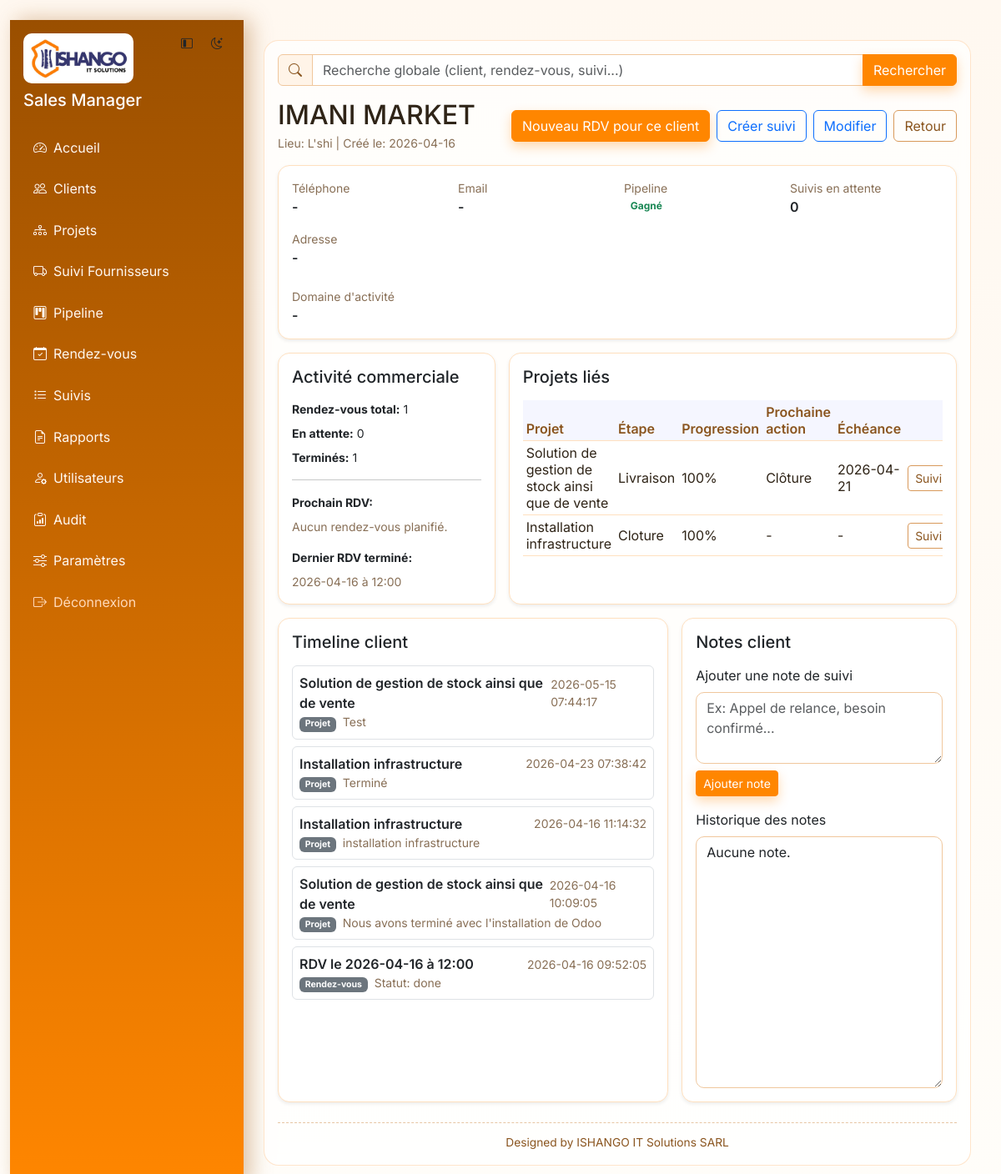
The page /clients/19 (signed in) on the database its author committed.
### tables this page shows
CREATE TABLE app_settings (

            key TEXT PRIMARY KEY,

            value TEXT NOT NULL

        );

CREATE TABLE clients (
            id INTEGER PRIMARY KEY AUTOINCREMENT,
            name TEXT NOT NULL,
            company TEXT,
            phone TEXT,
            email TEXT,
            notes TEXT,
            created_at TEXT DEFAULT CURRENT_TIMESTAMP
        , pipeline_stage TEXT NOT NULL DEFAULT 'prospect', location TEXT, address TEXT, activity_domain TEXT);

CREATE TABLE appointments (
            id INTEGER PRIMARY KEY AUTOINCREMENT,
            client_id INTEGER NOT NULL,
            date TEXT NOT NULL,
            time TEXT NOT NULL,
            location TEXT,
            notes TEXT,
            status TEXT NOT NULL DEFAULT 'pending',
            created_at TEXT DEFAULT CURRENT_TIMESTAMP,
            FOREIGN KEY(client_id) REFERENCES clients(id) ON DELETE CASCADE
        );

CREATE TABLE projects (
            id INTEGER PRIMARY KEY AUTOINCREMENT,
            title TEXT NOT NULL,
            client_id INTEGER,
            owner_name TEXT,
            assignee_type TEXT NOT NULL DEFAULT 'technicien',
            status TEXT NOT NULL DEFAULT 'en_cours',
            priority TEXT NOT NULL DEFAULT 'moyenne',
            progress INTEGER NOT NULL DEFAULT 0,
            next_action TEXT,
            due_date TEXT,
            notes TEXT,
            created_at TEXT DEFAULT CURRENT_TIMESTAMP, assignee_name TEXT, stage TEXT NOT NULL DEFAULT 'cadrage',
            FOREIGN KEY(client_id) REFERENCES clients(id) ON DELETE SET NULL
        );

### routes/clients.py (the view)
@clients_bp.route("/<int:client_id>")
@permission_required("clients.view")
def client_detail(client_id):
    client = query_one("SELECT * FROM clients WHERE id = ?", (client_id,))
    if not client:
        flash("Client introuvable.", "danger")
        return redirect(url_for("clients.list_clients"))
    client_label = (client["company"] or client["name"] or "").strip()
    appt_stats = query_one(
        """
        SELECT
          COUNT(*) AS total_appointments,
          SUM(CASE WHEN status = 'pending' THEN 1 ELSE 0 END) AS pending_appointments,
          SUM(CASE WHEN status = 'done' THEN 1 ELSE 0 END) AS done_appointments
        FROM appointments
        WHERE client_id = ?
        """,
        (client_id,),
    )
    next_appointment = query_one(
        """
        SELECT *
        FROM appointments
        WHERE client_id = ?
          AND status = 'pending'
          AND date(date) >= date('now')
        ORDER BY date(date) ASC, time ASC
        LIMIT 1
        """,
        (client_id,),
    )
    last_done_appointment = query_one(
        """
        SELECT *
        FROM appointments
        WHERE client_id = ?
          AND status = 'done'
        ORDER BY date(date) DESC, time DESC
        LIMIT 1
        """,
        (client_id,),
    )
    pending_tracking = query_one(
        """
        SELECT COUNT(*) AS total
        FROM tracking_items ti
        WHERE ti.status = 'pending'
          AND (
            (
              ti.source_type IN ('appointment', 'followup')
              AND EXISTS (
                SELECT 1 FROM appointments a
                WHERE a.id = ti.source_id AND a.client_id = ?
              )
            )
            OR lower(COALESCE(ti.context_label, '')) = lower(?)
          )
        """,
        (client_id, client_label),
    )
    projects = query_all(
        """
        SELECT id, title, status, stage, progress, next_action, due_date, priority
        FROM projects
        WHERE client_id = ?
        ORDER BY
          CASE priority
            WHEN 'critique' THEN 1
            WHEN 'haute' THEN 2
            WHEN 'moyenne' THEN 3
            ELSE 4
          END,
          due_date ASC,
          created_at DESC
        """,
        (client_id,),
    )
    timeline = query_all(
        """
        SELECT *
        FROM (
          SELECT
            a.created_at AS event_at,
            'Rendez-vous' AS event_type,
            ('RDV le ' || COALESCE(a.date, '-') || ' à ' || COALESCE(a.time, '-')) AS title,
            ('Statut: ' || COALESCE(a.status, '-')) AS details
          FROM appointments a
          WHERE a.client_id = ?
          UNION ALL
          SELECT
            pu.created_at AS event_at,
            'Projet' AS event_type,
            p.title AS title,
            pu.summary AS details
          FROM project_updates pu
          JOIN projects p ON p.id = pu.project_id
          WHERE p.client_id = ?
          UNION ALL
          SELECT
            ti.created_at AS event_at,
            'Suivi' AS event_type,
            ti.title AS title,
            COALESCE(ti.notes, ti.context_label, '-') AS details
          FROM tracking_items ti
          WHERE lower(COALESCE(ti.context_label, '')) = lower(?)
        )
        ORDER BY datetime(event_at) DESC
        LIMIT 30
        """,
        (client_id, client_id, client_label),
    )
    return render_template(
        "client_detail.html",
        client=client,
        stage_labels=STAGE_LABELS,
        appt_stats=appt_stats or {},
        next_appointment=next_appointment,
        last_done_appointment=last_done_appointment,
        pending_tracking=(pending_tracking["total"] if pending_tracking else 0),
        projects=projects,
        timeline=timeline,
    )

### templates/client_detail.html (shortened to what this page needs)
{% extends "base.html" %}
{% block content %}
<div class="d-flex justify-content-between align-items-center mb-3">
  <div>
    <h2 class="mb-1">{{ client.company or client.name }}</h2>
    <div class="text-muted small">
      Lieu: {{ client.location or "-" }} | Créé le: {{ (client.created_at or "-")[:10] if client.created_at else "-" }}
    </div>
  </div>
  <div class="d-flex gap-2">
    <a href="{{ url_for('appointments.create_appointment', client_id=client.id, return_to=url_for('clients.client_detail', client_id=client.id)) }}" class="btn btn-primary">Nouveau RDV pour ce client</a>
    <a href="{{ url_for('followups.create_followup', context_label=(client.company or client.name), title='Suivi client - ' ~ (client.company or client.name), return_to=url_for('clients.client_detail', client_id=client.id)) }}" class="btn btn-outline-primary">Créer suivi</a>
    <a href="{{ url_for('clients.edit_client', client_id=client.id) }}" class="btn btn-outline-primary">Modifier</a>
    <a href="{{ url_for('clients.list_clients') }}" class="btn btn-outline-secondary">Retour</a>
  </div>
</div>
<div class="card shadow-sm mb-3">
  <div class="card-body">
    <div class="row g-3">
      <div class="col-md-3">
        <div class="text-muted small">Téléphone</div>
        <div class="fw-semibold">{{ client.phone or "-" }}</div>
      </div>
      <div class="col-md-3">
        <div class="text-muted small">Email</div>
        <div class="fw-semibold">{{ client.email or "-" }}</div>
      </div>
      <div class="col-md-3">
        <div class="text-muted small">Pipeline</div>
        <div>
          <span class="badge text-bg-success-subtle text-success">{{ stage_labels.get(client.pipeline_stage, client.pipeline_stage) }}</span>
        </div>
      </div>
      <div class="col-md-3">
        <div class="text-muted small">Suivis en attente</div>
        <div class="fw-semibold">{{ pending_tracking }}</div>
      </div>
      <div class="col-12">
        <div class="text-muted small">Adresse</div>
        <div class="fw-semibold mb-2">{{ client.address or "-" }}</div>
      </div>
      <div class="col-12">
        <div class="text-muted small">Domaine d'activité</div>
        <div class="fw-semibold">{{ client.activity_domain or "-" }}</div>
      </div>
    </div>
  </div>
</div>
<div class="row g-3 mb-3">
  <div class="col-lg-4">
    <div class="card shadow-sm h-100">
      <div class="card-body">
        <h5 class="mb-3">Activité commerciale</h5>
        <div class="small mb-2"><strong>Rendez-vous total:</strong> {{ appt_stats.total_appointments or 0 }}</div>
        <div class="small mb-2"><strong>En attente:</strong> {{ appt_stats.pending_appointments or 0 }}</div>
        <div class="small mb-2"><strong>Terminés:</strong> {{ appt_stats.done_appointments or 0 }}</div>
        <hr>
        <div class="small mb-2"><strong>Prochain RDV:</strong></div>
        {% if next_appointment %}
        <div class="small text-muted">{{ next_appointment.date }} à {{ next_appointment.time }}{% if next_appointment.location %} | {{ next_appointment.location }}{% endif %}</div>
        {% else %}
        <div class="small text-muted">Aucun rendez-vous planifié.</div>
        {% endif %}
        <div class="small mt-3 mb-2"><strong>Dernier RDV terminé:</strong></div>
        {% if last_done_appointment %}
        <div class="small text-muted">{{ last_done_appointment.date }} à {{ last_done_appointment.time }}</div>
        {% else %}
        <div class="small text-muted">Aucun rendez-vous terminé.</div>
        {% endif %}
      </div>
    </div>
  </div>
  <div class="col-lg-8">
    <div class="card shadow-sm h-100">
      <div class="card-body">
        <h5 class="mb-3">Projets liés</h5>
        <div class="table-responsive">
          <table class="table table-sm align-middle mb-0">
            <thead><tr><th>Projet</th><th>Étape</th><th>Progression</th><th>Prochaine action</th><th>Échéance</th><th></th></tr></thead>
            <tbody>
              {% for p in projects %}
              <tr>
                <td>{{ p.title }}</td>
                <td>{{ p.stage|replace('_', ' ')|title }}</td>
                <td>{{ p.progress }}%</td>
                <td>{{ p.next_action or "-" }}</td>
                <td>{{ p.due_date or "-" }}</td>
                <td class="text-end"><a href="{{ url_for('projects.project_detail', project_id=p.id) }}" class="btn btn-sm btn-outline-secondary">Suivi</a></td>
              </tr>
              {% else %}
              <tr><td colspan="6" class="text-muted">Aucun projet lié.</td></tr>
              {% endfor %}
            </tbody>
          </table>
        </div>
      </div>
    </div>
  </div>
</div>
<div class="row g-3">
  <div class="col-lg-7">
    <div class="card shadow-sm h-100">
      <div class="card-body">
        <h5 class="mb-3">Timeline client</h5>
        <div class="vstack gap-2">
          {% for e in timeline %}
          <div class="border rounded p-2">
            <div class="d-flex justify-content-between align-items-center">
              <div class="fw-semibold">{{ e.title }}</div>
              <div class="small text-muted">{{ e.event_at }}</div>
            </div>
            <div class="small">
              <span class="badge text-bg-secondary">{{ e.event_type }}</span>
              <span class="text-muted ms-1">{{ e.details or "-" }}</span>
            </div>
          </div>
          {% else %}
          <div class="text-muted">Aucun événement pour ce client.</div>
          {% endfor %}
        </div>
      </div>
    </div>
  </div>
  <div class="col-lg-5">
    <div class="card shadow-sm h-100">
      <div class="card-body">
        <h5 class="mb-3">Notes client</h5>
        <form method="post" action="{{ url_for('clients.add_client_note', client_id=client.id) }}" class="mb-3">
          <label class="form-label">Ajouter une note de suivi</label>
          <textarea name="note_text" rows="3" class="form-control" placeholder="Ex: Appel de relance, besoin confirmé..."></textarea>
          <button class="btn btn-primary btn-sm mt-2">Ajouter note</button>
        </form>
        <label class="form-label">Historique des notes</label>
        <textarea class="form-control" rows="12" readonly>{{ client.notes or "Aucune note." }}</textarea>
      </div>
    </div>
  </div>
</div>
{% endblock %}

### templates/base.html (shortened to what this page needs)
﻿<!doctype html>
<html lang="fr" data-theme="{{ default_theme }}">
  <head>
    <link href="https://cdn.jsdelivr.net/npm/bootstrap@5.3.3/dist/css/bootstrap.min.css" rel="stylesheet">
    <link href="https://cdn.jsdelivr.net/npm/bootstrap-icons@1.11.3/font/bootstrap-icons.min.css" rel="stylesheet">
    <link href="{{ url_for('static', filename='css/styles.css') }}" rel="stylesheet">
  </head>
  <body>
    {% if session.get('user_id') %}
      <div class="container-fluid">
        <div class="app-layout min-vh-100">
          <aside id="appSidebar" class="sidebar p-3">
            <div class="d-flex justify-content-between align-items-start mb-4 gap-2">
              <div class="sidebar-brand">
                <img src="{{ url_for('static', filename='img/ishango-logo.png') }}" alt="Ishango" class="brand-logo mb-2">
                <h5 class="text-white mb-0 brand-title">{{ app_name }}</h5>
              </div>
              <div class="d-flex gap-1">
                <button id="sidebarToggle" class="btn btn-sm btn-light-subtle" type="button" title="Menu">
                  <i class="bi bi-layout-sidebar-inset"></i>
                </button>
                <button id="themeToggle" class="btn btn-sm btn-light-subtle" type="button" title="Thème">
                  <i class="bi bi-moon-stars"></i>
                </button>
              </div>
            </div>
            <nav class="nav flex-column gap-2">
              <a class="nav-link" href="{{ url_for('dashboard.home') }}"><i class="bi bi-speedometer2 me-2"></i><span class="link-text">Accueil</span></a>
              <a class="nav-link" href="{{ url_for('clients.list_clients') }}"><i class="bi bi-people me-2"></i><span class="link-text">Clients</span></a>
              <a class="nav-link" href="{{ url_for('projects.list_projects') }}"><i class="bi bi-diagram-3 me-2"></i><span class="link-text">Projets</span></a>
              <a class="nav-link" href="{{ url_for('suppliers.list_suppliers') }}"><i class="bi bi-truck me-2"></i><span class="link-text">Suivi Fournisseurs</span></a>
              <a class="nav-link" href="{{ url_for('pipeline.board') }}"><i class="bi bi-kanban me-2"></i><span class="link-text">Pipeline</span></a>
              <a class="nav-link" href="{{ url_for('appointments.list_appointments') }}"><i class="bi bi-calendar-check me-2"></i><span class="link-text">Rendez-vous</span></a>
              <a class="nav-link" href="{{ url_for('followups.list_followups') }}"><i class="bi bi-list-task me-2"></i><span class="link-text">Suivis</span></a>
              <a class="nav-link" href="{{ url_for('exports.reports_home') }}"><i class="bi bi-file-earmark-text me-2"></i><span class="link-text">Rapports</span></a>
              {% if session.get('role') == 'admin' %}
              <a class="nav-link" href="{{ url_for('admin.users') }}"><i class="bi bi-person-gear me-2"></i><span class="link-text">Utilisateurs</span></a>
              <a class="nav-link" href="{{ url_for('admin.audit') }}"><i class="bi bi-clipboard-data me-2"></i><span class="link-text">Audit</span></a>
              <a class="nav-link" href="{{ url_for('settings.index') }}"><i class="bi bi-sliders me-2"></i><span class="link-text">Paramètres</span></a>
              {% endif %}
              <a class="nav-link nav-logout" href="{{ url_for('auth.logout') }}"><i class="bi bi-box-arrow-right me-2"></i><span class="link-text">Déconnexion</span></a>
            </nav>
          </aside>
          <main class="app-main p-4">
            <div class="app-main-shell">
              {% if request.endpoint != "clients.list_clients" %}
              <form method="get" action="{{ url_for('search.global_search') }}" class="global-search mb-3">
                <div class="input-group">
                  <span class="input-group-text"><i class="bi bi-search"></i></span>
                  <input
                    type="text"
                    name="q"
                    class="form-control"
                    placeholder="Recherche globale (client, rendez-vous, suivi...)"
                    value="{{ request.args.get('q', '') if request.endpoint == 'search.global_search' else '' }}"
                  >
                  <button class="btn btn-primary" type="submit">Rechercher</button>
                </div>
              </form>
              {% endif %}
              {% block content %}{% endblock %}
              <footer class="app-signature mt-4">
                Designed by ISHANGO IT Solutions SARL
              </footer>
            </div>
          </main>
        </div>
      </div>
    {% endif %}
  </body>
</html>

### rows shown on the page
app_settings: value "Sales Manager"
clients: company "IMANI MARKET", location "L'shi", created_at "2026-04-16", phone "-", email "-", get "Gagné", notes "Aucune note."
appointments: date "2026-04-16", time "12:00", title "RDV le 2026-04-16 à 12:00", event_at "2026-04-16 09:52:05", event_type "Rendez-vous", details "Statut: done"
projects: title "Solution de gestion de stock ainsi que de vente", stage "Livraison", progress "100", next_action "Clôture", due_date "2026-04-21"
projects: title "Installation infrastructure", stage "Cloture", progress "100", next_action "-", due_date "-", event_at "2026-04-16 11:14:32", event_type "Projet", title "installation infrastructure"

### other values the page prints
{{ pending_tracking }} "0"
{{ client.address or "-" }} "-"
{{ client.activity_domain or "-" }} "-"
{{ appt_stats.total_appointments or 0 }} "1"
{{ appt_stats.pending_appointments or 0 }} "0"
{{ appt_stats.done_appointments or 0 }} "1"
{{ e.title }} "Solution de gestion de stock ainsi que de vente" "Installation infrastructure" "Solution de gestion de stock ainsi que de vente"
{{ e.event_at }} "2026-05-15 07:44:17" "2026-04-23 07:38:42" "2026-04-16 10:09:05"
{{ e.event_type }} "Projet" "Projet" "Projet"
{{ e.details or "-" }} "Test" "Terminé" "Nous avons terminé avec l'installation de Odoo"
